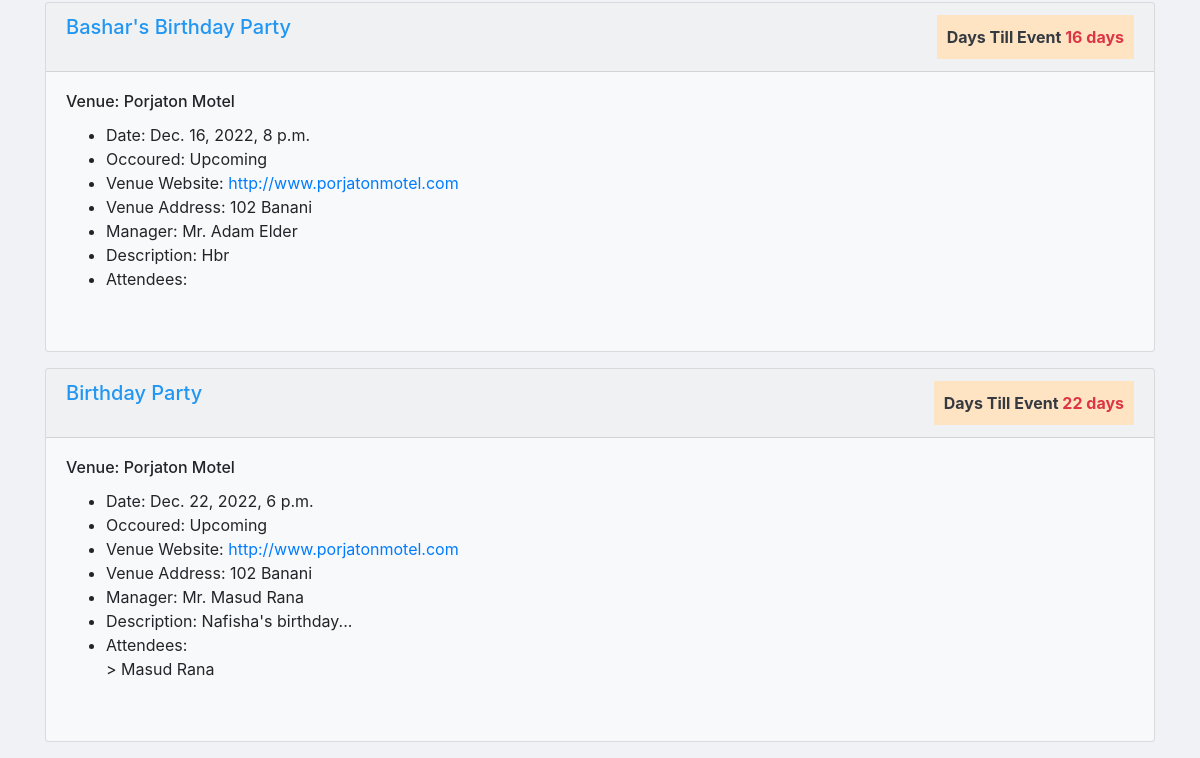
/upcoming-events/ (lower part), run on an earlier commit of the app's database.
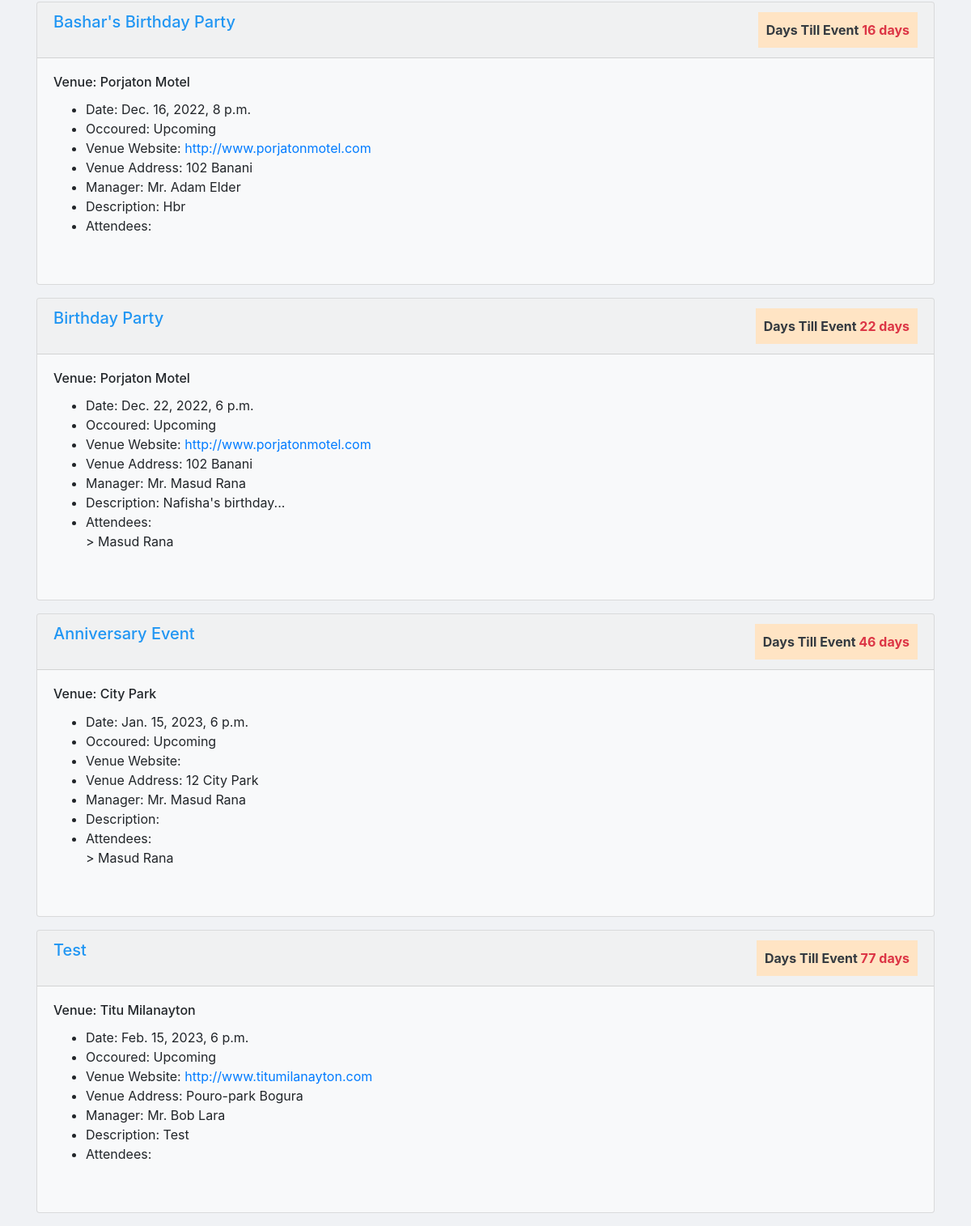
And on a later commit of the database.
### events/models.py (models this page shows, shortened)
class Event(models.Model):
	name = models.CharField('Event name', max_length=120)
	event_date = models.DateTimeField('Event date')
	venue = models.ForeignKey(Venue, null=True, on_delete=models.CASCADE) # Many to One Relation
	manager = models.ForeignKey(User, blank=True,on_delete=models.CASCADE) # Many to one Relation
	description = models.TextField(blank=True)
	attendees = models.ManyToManyField(MyClubUser,blank=True) # Many to Many Relation
	approved = models.BooleanField("Approved", default=False)
	def __str__(self):
		return self.name
	@property
	def Days_till(self):
		today = date.today()
		days_till = self.event_date.date() - today
		days_till_stipped = str(days_till).split(',',1)[0]
		return days_till_stipped
	@property
	def Is_Past(self):
		today = date.today()
		if self.event_date.date() < today:
			thing = "Past"
		else:
			thing = "Upcoming"
		return thing

class Venue(models.Model):
	name = models.CharField(verbose_name='Venue name', max_length=120)
	address = models.CharField(max_length=300)
	zip_code = models.CharField('Zip Code',max_length=10,blank=True)
	phone = models.CharField('Contact phone',max_length=15,blank=True)
	web = models.URLField('Website address', blank=True)
	email = models.EmailField('Email address',blank=True)
	owner = models.PositiveIntegerField(verbose_name='Venue Owner', blank=False, default=1)
	book = models.BooleanField(default=False, blank=True)
	images = models.ImageField(upload_to='venue/images/',verbose_name='Upload Image')
	def __str__(self):
		return self.name

class MyClubUser(models.Model):
	first_name = models.CharField(max_length=30)
	last_name = models.CharField(max_length=30)
	email = models.EmailField('User email')
	def __str__(self):
		return self.first_name + ' ' + self.last_name

### events/views.py (the view)
# urls.py: path('upcoming-events/', views.futurEvents, name='upcoming-events'),
def futurEvents(request):
	today = timezone.now()
	future_events = Event.objects.filter(event_date__gte=today).order_by('event_date')
	return render(request, 'events/upcoming-events.html', {'future_events':future_events})

### events/templates/events/upcoming-events.html (shortened to what this page needs)
{% extends 'events/base.html' %}
    {% block content %}
      {% for event in future_events %}
      <div class="card bg-light mb-3">
      <div class="card-header" style="color:#2196f3;">
        <div class="row">
          <div class="col-8">
            <strong><h5>{{event | title}}</h5></strong>
          </div>
          <div class="col-4">
            <strong class="float-right text-danger" style="padding:10px;background-color:bisque;"><span class="text-dark">Days Till Event </span>{{event.Days_till}}</strong>
          </div>
        </div>
      </div>
      <div class="card-body">
    <h6 class="card-title">Venue: {{event.venue | title}}</h6>
    <ul>
        <li>Date: {{event.event_date}}</li>
        <li>Occoured: {{event.Is_Past}}</li>
        <li>Venue Website: <a href="{{event.venue.web}}" target="_blank">{{event.venue.web}}</a> </li>
        <li>Venue Address: {{event.venue.address}}</li>
        <li>Manager: Mr. {{event.manager.first_name}} {{event.manager.last_name}}</li>
        <li>Description: {{event.description}}</li>
        <li>Attendees:<br/>
        {% for userattend in event.attendees.all %}
         > {{userattend}}<br>
        {% endfor %}
        </li>
      </ul>
        <br>
  </div>
</div>
      {% endfor %}
    {% endblock content %}

What changed in the data, as far as the page shows it:
added Event: name "Anniversary Event", Days_till "46 days", venue "City Park", event_date "Jan. 15, 2023, 6 p.m.", Is_Past "Upcoming", venue.address "12 City Park", manager.first_name "Masud", manager.last_name "Rana", MyClubUser (first_name+last_name "Masud Rana")
added Event: name "Test", Days_till "77 days", venue "Titu Milanayton", event_date "Feb. 15, 2023, 6 p.m.", Is_Past "Upcoming", venue.web "http://www.titumilanayton.com", venue.address "Pouro-park Bogura", manager.first_name "Bob", manager.last_name "Lara", description "Test"
